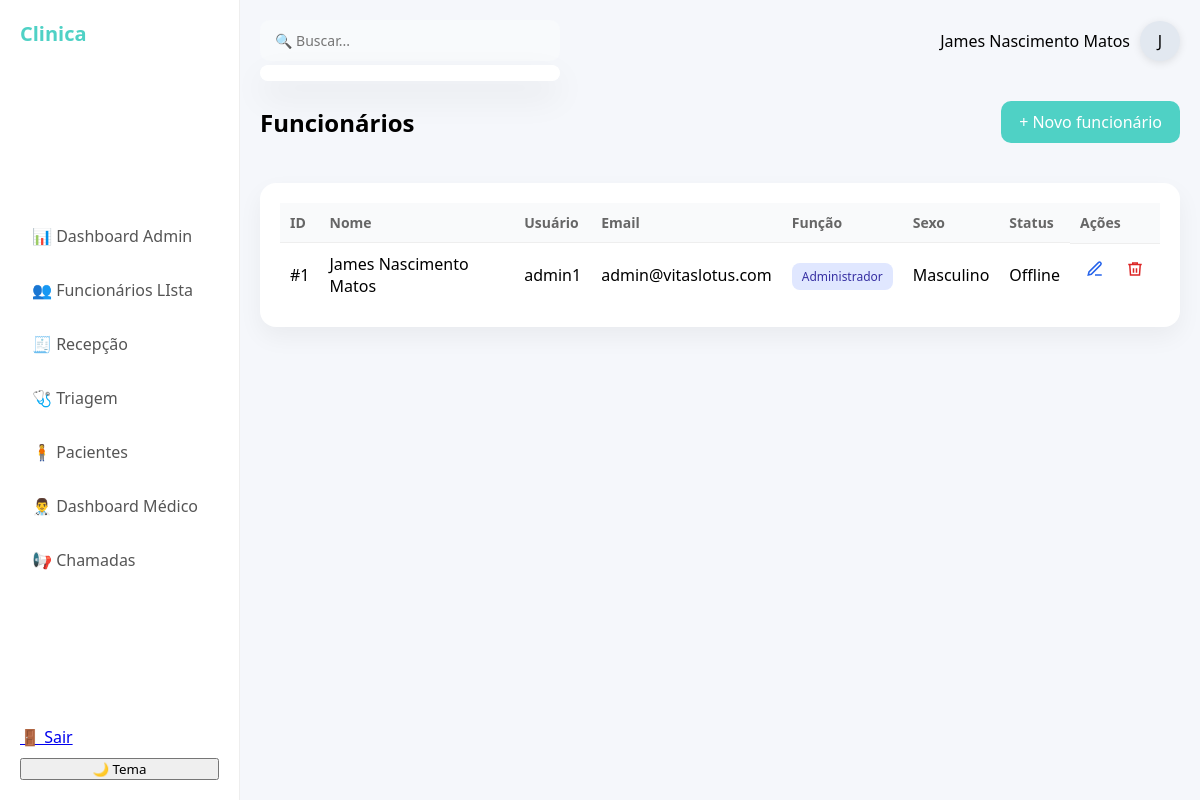
The app's page /funcionarios (signed in) with its own data.
### model.py (models this page shows)
class Funcionarios(UserMixin, db1.Model):
    __tablename__ = 'funcionarios'
    id = db1.Column(db1.Integer, primary_key=True)
    nome_completo = db1.Column(db1.String(100), nullable=False)
    usuario = db1.Column(db1.String(70), nullable=False, unique=True)
    funcao = db1.Column(db1.String(30), nullable=False)
    senha = db1.Column(db1.String(200), nullable=False)
    sexo = db1.Column(db1.String(15), nullable=True)
    email = db1.Column(db1.String(120), unique=True, nullable=False)
    data_criacao = db1.Column(db1.DateTime, default=datetime.utcnow)
    cpf = db1.Column(db1.String(14), unique=True, nullable=True)
    telefone = db1.Column(db1.String(20), nullable=True)
    data_nascimento = db1.Column(db1.Date, nullable=True)
    ultimo_login = db1.Column(db1.DateTime, nullable=True)
    ultimo_logout = db1.Column(db1.DateTime)
    online = db1.Column(db1.Boolean, default=False)
    foto = db1.Column(db1.String(200))

### main.py (the view)
@app.route("/funcionarios")
@login_required
def funcionarios_list():
    require_role("administrador")
    dados = Funcionarios.query.all()
    return render_template("funcionarios/list.html", dados=dados)

### main.py (called while the page is built)
@lg.user_loader
def load_user(user_id):
    try:
        return db1.session.get(Funcionarios, int(user_id))
    except Exception:
        return None

def check_role(*roles):
    func = (current_user.funcao or "").strip().lower()
    return func in [r.lower() for r in roles]

def require_role(*roles):
    if not check_role(*roles):
        abort(403)

### templates/funcionarios/list.html (shortened to what this page needs)
{% extends "base.html" %}
{% block content %}
<div class="header-page">
    <h1>Funcionários</h1>
    <a class="btn-primary" href="{{ url_for('funcionario_novo') }}">
        + Novo funcionário
    </a>
</div>
<div class="card tabela-card">
    <table class="tabela">
        <thead>
            <tr>
                <th>ID</th>
                <th>Nome</th>
                <th>Usuário</th>
                <th>Email</th>
                <th>Função</th>
                <th>Sexo</th>
                <th>Status</th>
                <th>Ações</th>
            </tr>
        </thead>
        <tbody>
            {% for f in dados %}
            <tr onclick="window.location='{{ url_for('funcionarios_editar', id=f.id) }}'">
                <td>#{{ f.id }}</td>
                <td class="nome">
                    {{ f.nome_completo }}
                </td>
                <td>{{ f.usuario }}</td>
                <td>{{ f.email }}</td>
                <td>
                    <span class="badge-funcao {{ f.funcao|lower|replace(' ', '-') }}">
                        {{ f.funcao }}
                    </span>
                </td>
                <td>{{ f.sexo or '-' }}</td>
                <td>
                    {% if f.online %}
                        <span class="status online">Online</span>
                    {% else %}
                        <span class="status offline">Offline</span>
                    {% endif %}
                </td>
                <td class="acoes" onclick="event.stopPropagation()">
                    <a href="{{ url_for('funcionarios_editar', id=f.id) }}" class="btn-icon editar">
                        <svg viewBox="0 0 24 24" fill="none" stroke="currentColor">
                            <path stroke-width="2" d="M12 20h9"/>
                            <path stroke-width="2" d="M16.5 3.5a2.1 2.1 0 013 3L7 19l-4 1 1-4 12.5-12.5z"/>
                        </svg>
                    </a>
                    <form action="{{ url_for('funcionarios_excluir', id=f.id) }}"
                          method="POST"
                          onsubmit="return confirm('Tem certeza que deseja excluir este funcionário?')">
                        <button type="submit" class="btn-icon excluir">
                            <svg viewBox="0 0 24 24" fill="none" stroke="currentColor">
                                <polyline stroke-width="2" points="3 6 5 6 21 6"/>
                                <path stroke-width="2" d="M19 6l-1 14H6L5 6"/>
                                <path stroke-width="2" d="M10 11v6"/>
                                <path stroke-width="2" d="M14 11v6"/>
                                <path stroke-width="2" d="M9 6V4h6v2"/>
                            </svg>
                        </button>
                    </form>
                </td>
            </tr>
            {% endfor %}
        </tbody>
    </table>
</div>
{% endblock %}

### templates/base.html (shortened to what this page needs)
<!DOCTYPE html>
<html lang="pt-BR">
<head>
    <link rel="stylesheet" href="{{ url_for('static', filename='css/style.css') }}">
</head>
<body>
<div class="app">
    <aside class="sidebar">
        <h2 class="logo">Clinica</h2>
        {% set func = (current_user.funcao or "").strip().lower() %}
        <nav>
            {% if func == "administrador" %}
                <a href="{{ url_for('admin_dashboard') }}">📊 Dashboard Admin</a>
                <a href="{{ url_for('funcionarios_list') }}">👥 Funcionários LIsta</a>
                <a href="{{ url_for('recepcao_list') }}">🧾 Recepção</a>
                <a href="{{ url_for('triagem') }}">🩺 Triagem</a>
                <a href="{{ url_for('dash_pacientes') }}">🧍 Pacientes</a>
                <a href="{{ url_for('dashboard_medico') }}">👨‍⚕️ Dashboard Médico</a>
                <a href="{{ url_for('painel_senha') }}">📢 Chamadas</a>
            {% endif %}
        </nav>
        <div class="sidebar-bottom">
            <a href="{{ url_for('sair') }}">🚪 Sair</a>
            <button onclick="toggleTheme()">🌙 Tema</button>
        </div>
    </aside>
    <main class="main">
        <header class="topbar">
            <div class="search-box">
    <input
        type="text"
        id="buscaGlobal"
        placeholder="🔍 Buscar..."
        class="search"
        autocomplete="off"
    >
    <div id="resultadoBusca" class="resultado-busca"></div>
</div>
            <div class="profile">
                <span>{{ current_user.nome_completo }}</span>
                <div class="avatar">
    {% if current_user.foto %}
        <img src="{{ current_user.foto }}">
    {% else %}
        <span>
            {{ current_user.nome_completo[:1] }}
        </span>
    {% endif %}
</div>
            </div>
        </header>
        <section class="content">
            {% block content %}{% endblock %}
        </section>
    </main>
</div>
</body>
</html>

### static/css/style.css (style rules this page uses)
* { margin: 0; padding: 0; box-sizing: border-box; font-family: 'Segoe UI', sans-serif; }
body { background: #f5f7fb; }
.app { display: flex; }
.sidebar { width: 240px; height: 100vh; background: #ffffff; padding: 20px; display: flex; flex-direction: column; justify-content: space-between; border-right: 1px solid #eee; }
.logo { font-size: 20px; font-weight: bold; margin-bottom: 30px; color: #4fd1c5; }
.sidebar nav a { display: block; padding: 12px; border-radius: 10px; text-decoration: none; color: #555; margin-bottom: 8px; transition: 0.3s; }
.sidebar-bottom { display: flex; flex-direction: column; gap: 10px; }
.main { flex: 1; padding: 20px; }
.topbar { display: flex; justify-content: space-between; align-items: center; margin-bottom: 20px; }
.search { padding: 10px; border-radius: 10px; border: 1px solid #ddd; width: 250px; }
.profile { display: flex; align-items: center; gap: 10px; }
.avatar { width: 35px; height: 35px; border-radius: 50%; background: #4fd1c5; }
.content { display: grid; gap: 20px; }
.card { background: white; padding: 20px; border-radius: 20px; box-shadow: 0 10px 25px rgba(0,0,0,0.05); }
.card { background: white; padding: 20px; border-radius: 20px; box-shadow: 0 10px 25px rgba(0,0,0,0.05); transition: 0.3s; }
.header-page { display: flex; justify-content: space-between; align-items: center; margin-bottom: 20px; }
.btn-primary { background: #4fd1c5; color: white; padding: 10px 18px; border-radius: 10px; text-decoration: none; font-weight: 500; transition: 0.3s; }
.tabela-card { padding: 0; overflow: hidden; }
.tabela { width: 100%; border-collapse: collapse; }
.tabela thead { background: #f9fafb; }
.tabela th { text-align: left; padding: 15px; font-size: 14px; color: #666; }
.tabela td { padding: 15px; border-top: 1px solid #eee; }
.nome { font-weight: 500; }
.badge-funcao { padding: 5px 10px; border-radius: 8px; font-size: 12px; text-transform: capitalize; }
.badge-funcao.administrador { background: #e0e7ff; color: #3730a3; }
.acoes { display: flex; gap: 10px; }
.btn-icon { border: none; background: #f1f5f9; padding: 8px; border-radius: 8px; cursor: pointer; transition: 0.3s; }
.btn-icon { background: none; border: none; cursor: pointer; padding: 6px; display: flex; align-items: center; justify-content: center; color: #334155; }
.btn-icon.editar { color: #2563eb; }
.btn-icon.excluir { color: #dc2626; }
.btn-icon svg { width: 18px; height: 18px; }
.main { display: flex; flex-direction: column; gap: 20px; }
.card { background: white; border-radius: 16px; padding: 20px; box-shadow: 0 10px 25px rgba(0,0,0,0.05); }
.tabela th, .tabela td { padding: 10px; }
.search { padding: 8px 12px; border-radius: 10px; border: 1px solid #ddd; width: 250px; transition: 0.2s; }
.resultado-busca { position: absolute; top: 45px; left: 0; width: 100%; background: rgba(255, 255, 255, 0.85); backdrop-filter: blur(12px); border-radius: 16px; box-shadow: 0 20px 40px rgba(0,0,0,0.15); max-height: 350px; overflow-y: auto; z-index: 999; padding: 8px; }
.search-box { position: relative; width: 300px; }
.search { width: 100%; padding: 10px 14px; border-radius: 10px; border: 1px solid transparent; background: #f8fafc; font-size: 14px; transition: 0.2s; outline: none; box-shadow: none; }
.resultado-busca { position: absolute; top: 110%; left: 0; width: 100%; background: white; border-radius: 12px; box-shadow: 0 15px 35px rgba(0,0,0,0.08); max-height: 300px; overflow-y: auto; z-index: 999; animation: fadeIn 0.2s ease; }
.avatar { width: 40px; height: 40px; border-radius: 50%; overflow: hidden; background: #e2e8f0; display: flex; align-items: center; justify-content: center; box-shadow: 0 2px 8px rgba(0,0,0,0.1); }

### records on screen
Funcionarios: nome_completo "James Nascimento Matos", nome_completo "J", id "1", usuario "admin1", email "admin@vitaslotus.com", funcao "Administrador", sexo "Masculino", online "Offline"
